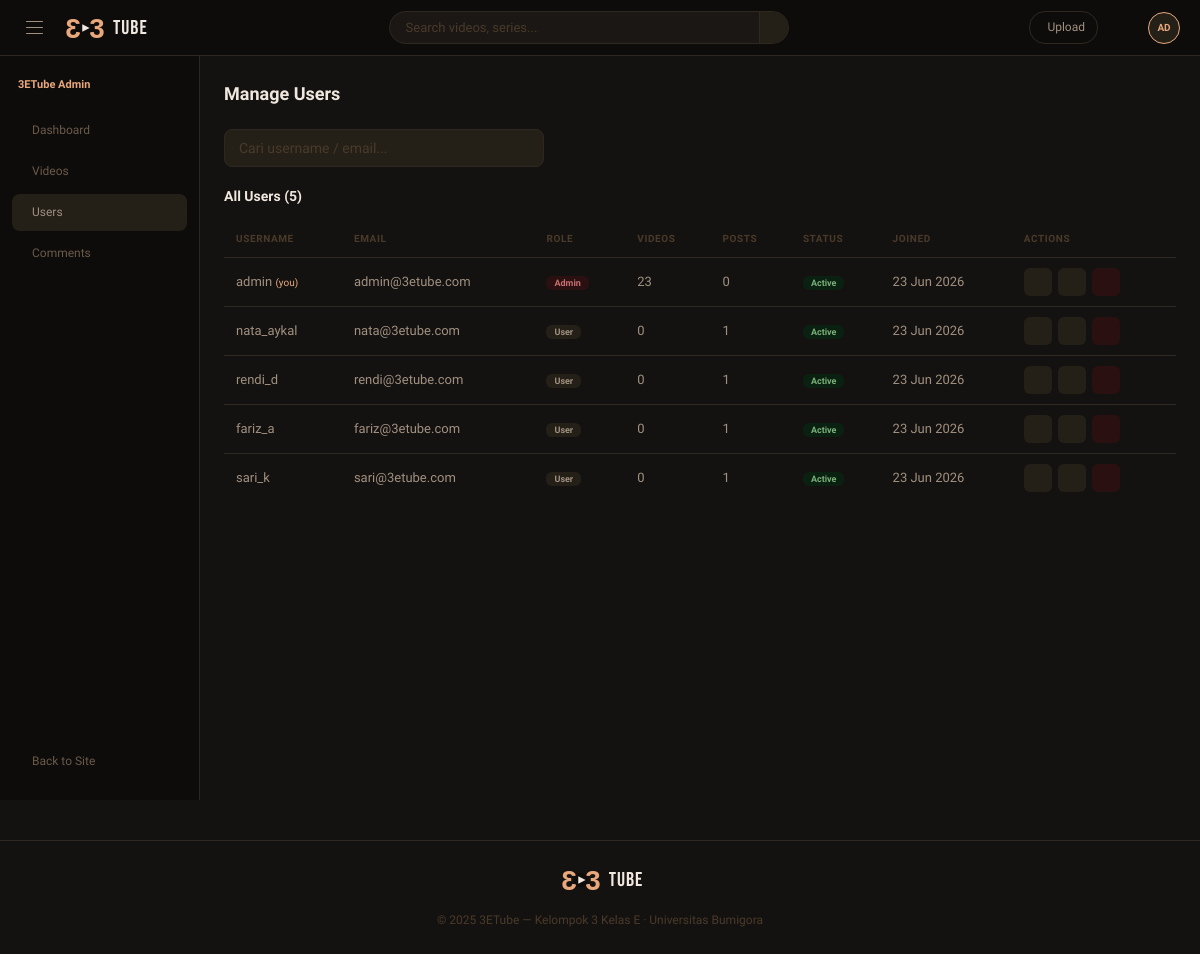
The page /admin/users.php (signed in) on the database its author committed.
### tables this page shows
CREATE TABLE `users` (
  `id`         INT AUTO_INCREMENT PRIMARY KEY,
  `username`   VARCHAR(50)  NOT NULL UNIQUE,
  `email`      VARCHAR(100) NOT NULL UNIQUE,
  `password`   VARCHAR(255) NOT NULL,
  `full_name`  VARCHAR(100) DEFAULT NULL,
  `avatar`     VARCHAR(255) DEFAULT NULL,
  `bio`        TEXT         DEFAULT NULL,
  `role`       ENUM('user','admin') DEFAULT 'user',
  `is_active`  TINYINT(1) DEFAULT 1,
  `created_at` TIMESTAMP DEFAULT CURRENT_TIMESTAMP,
  `updated_at` TIMESTAMP DEFAULT CURRENT_TIMESTAMP ON UPDATE CURRENT_TIMESTAMP
);

### includes/config.php (called while the page is built, shortened)
<?php
function getDB(): PDO {
    static $pdo = null;
    if ($pdo === null) {
        try {
            $dsn = 'mysql:host=' . DB_HOST . ';dbname=' . DB_NAME . ';charset=utf8mb4';
            $pdo = new PDO($dsn, DB_USER, DB_PASS, [
                PDO::ATTR_ERRMODE            => PDO::ERRMODE_EXCEPTION,
                PDO::ATTR_DEFAULT_FETCH_MODE => PDO::FETCH_ASSOC,
                PDO::ATTR_EMULATE_PREPARES   => false,
            ]);
        } catch (PDOException $e) {
            die('<div style="font-family:sans-serif;padding:40px;color:#c00"><h2>Database connection failed</h2><p>' . htmlspecialchars($e->getMessage()) . '</p><p>Pastikan database <b>3etube</b> sudah dibuat dan diimport di phpMyAdmin.</p></div>');
        }
    }
    return $pdo;
}
function isLoggedIn(): bool {
    return isset($_SESSION['user_id']);
}
function currentUser(): ?array {
    static $user = null;
    if ($user === null) {
        $db   = getDB();
        $stmt = $db->prepare('SELECT * FROM users WHERE id = ?');
        $stmt->execute([$_SESSION['user_id']]);
        $user = $stmt->fetch() ?: null;
    }
    return $user;
}
function e(?string $s): string {
    return htmlspecialchars($s ?? '', ENT_QUOTES, 'UTF-8');
}

### admin/users.php (the view, shortened to what this page needs)
<?php
require_once '../includes/config.php';
$db = getDB();
$search = trim($_GET['q'] ?? '');
$sql = "SELECT u.*,
        (SELECT COUNT(*) FROM videos WHERE uploaded_by=u.id) AS video_count,
        (SELECT COUNT(*) FROM posts WHERE user_id=u.id) AS post_count
        FROM users u";
$params = [];
$sql .= " ORDER BY u.created_at DESC";
$stmt = $db->prepare($sql);
$stmt->execute($params);
$users = $stmt->fetchAll();
require_once '../includes/header.php';
?>
<div class="admin-layout">
  <?php include '_sidebar.php'; ?>
  <div class="admin-content">
    <div class="admin-title">Manage Users</div>
    <form method="GET" style="margin-bottom:18px;max-width:320px">
      <input class="form-input" type="text" name="q" placeholder="Cari username / email..." value="<?= e($search) ?>"/>
    </form>
    <div class="add-row"><h3>All Users (<?= count($users) ?>)</h3></div>
    <table class="data-table">
      <thead><tr><th>Username</th><th>Email</th><th>Role</th><th>Videos</th><th>Posts</th><th>Status</th><th>Joined</th><th>Actions</th></tr></thead>
      <tbody>
      <?php foreach ($users as $u): ?>
        <tr>
          <td><?= e($u['username']) ?><?= $u['id']==$_SESSION['user_id']?' <span style="color:var(--accent);font-size:10px">(you)</span>':'' ?></td>
          <td><?= e($u['email']) ?></td>
          <td><?= $u['role']==='admin' ? '<span class="role-admin">Admin</span>' : '<span class="role-user">User</span>' ?></td>
          <td><?= $u['video_count'] ?></td>
          <td><?= $u['post_count'] ?></td>
          <td><?= $u['is_active'] ? '<span class="status-live">Active</span>' : '<span class="status-banned">Inactive</span>' ?></td>
          <td><?= date('d M Y', strtotime($u['created_at'])) ?></td>
          <td>
            <div class="tbl-acts">
              <?php if ($u['role']==='admin'): ?>
                <a href="users.php?make_user=<?= $u['id'] ?>" title="Jadikan User" onclick="return confirm('Turunkan role jadi User?')"><i class="ti ti-arrow-down"></i></a>
              <?php else: ?>
                <a href="users.php?make_admin=<?= $u['id'] ?>" title="Jadikan Admin" onclick="return confirm('Jadikan Admin?')"><i class="ti ti-arrow-up"></i></a>
              <?php endif; ?>
              <a href="users.php?toggle=<?= $u['id'] ?>" title="<?= $u['is_active']?'Nonaktifkan':'Aktifkan' ?>"><i class="ti ti-<?= $u['is_active']?'ban':'check' ?>"></i></a>
              <a href="users.php?delete=<?= $u['id'] ?>" class="del" title="Delete" onclick="return confirm('Hapus user ini permanen?')"><i class="ti ti-trash"></i></a>
            </div>
          </td>
        </tr>
      <?php endforeach; ?>
      </tbody>
    </table>
  </div>
</div>
<?php require_once '../includes/footer.php'; ?>

### includes/header.php (shortened to what this page needs)
<?php
require_once __DIR__ . '/config.php';
$user = currentUser();
?>
<!DOCTYPE html>
<html lang="id">
<head>
<link rel="stylesheet" href="<?= BASE_URL ?>/css/main.css"/>
<link rel="stylesheet" href="https://cdn.jsdelivr.net/npm/@tabler/icons-webfont@3.19.0/dist/tabler-icons.min.css"/>
</head>
<body>
<nav class="navbar" id="navbar">
  <div class="nav-left">
    <button class="hamburger" id="sidebarToggle" aria-label="Toggle category menu">
      <span></span><span></span><span></span>
    </button>
    <a href="<?= BASE_URL ?>/index.php" class="logo-link">
      <svg class="logo-svg" viewBox="0 0 52 32" fill="none" xmlns="http://www.w3.org/2000/svg" aria-label="3ETube logo">
        <text x="13" y="27" font-family="Arial Black,Arial" font-weight="900" font-size="30"
              fill="#e8a87c" text-anchor="middle" transform="matrix(-1,0,0,1,26,0)">3</text>
        <text x="39" y="27" font-family="Arial Black,Arial" font-weight="900" font-size="30"
              fill="#e8a87c" text-anchor="middle">3</text>
      </svg>
      <span class="logo-word">Tube</span>
    </a>
  </div>
  <div class="nav-center">
    <form class="search-wrap" action="<?= BASE_URL ?>/search.php" method="GET">
      <input type="text" name="q" placeholder="Search videos, series..." value="<?= e($_GET['q'] ?? '') ?>"/>
      <button type="submit" class="search-btn" aria-label="Search"><i class="ti ti-search"></i></button>
    </form>
  </div>
  <div class="nav-right">
    <?php if (isLoggedIn()): ?>
      <a href="<?= BASE_URL ?>/upload.php" class="upload-btn"><i class="ti ti-plus"></i> Upload</a>
      <div class="ib notif-wrap" id="notifBtn">
      </div>
      <div class="nav-avatar" id="avatarBtn">
        <?= strtoupper(substr($user['username'], 0, 2)) ?>
      </div>
    <?php else: ?>
      <a href="<?= BASE_URL ?>/login.php"    class="btn-ghost">Sign In</a>
      <a href="<?= BASE_URL ?>/register.php" class="btn-primary">Join Free</a>
    <?php endif; ?>
  </div>
</nav>

### css/main.css (style rules this page uses)
:root { --bg:#141210; --bg2:#1a1714; --bg3:#201d18; --surface:#242018; --border:#2e2820; --accent:#e8a87c; --accent2:#d4956a; --cream:#f0e8df; --muted:#a09080; --dim:#6a5a4a; --dark:#4a3a2a; --danger:#c87070; --success:#7ab07a; --nav-h:56px; --radius:10px; --radius-lg:14px; }
*,*::before,*::after { box-sizing:border-box;margin:0;padding:0 }
html { scroll-behavior:smooth }
body { font-family:'Sora',sans-serif;background:var(--bg);color:var(--cream);min-height:100vh;line-height:1.6 }
a { text-decoration:none;color:inherit }
input,button,select,textarea { font-family:inherit }
button { cursor:pointer }
.navbar { position:sticky;top:0;z-index:100;background:#0e0c0a;height:var(--nav-h);display:flex;align-items:center;padding:0 20px;gap:12px;border-bottom:.5px solid var(--border) }
.nav-left { display:flex;align-items:center;gap:12px;flex-shrink:0 }
.nav-center { flex:1;display:flex;justify-content:center }
.nav-right { display:flex;align-items:center;gap:8px;flex-shrink:0;margin-left:auto }
.hamburger { display:flex;flex-direction:column;gap:4.5px;cursor:pointer;padding:6px;background:none;border:none;border-radius:8px;transition:background .15s }
.hamburger span { display:block;width:17px;height:1.5px;background:var(--muted);border-radius:2px;transition:.2s }
.logo-link { display:flex;align-items:center;gap:4px;cursor:pointer }
.logo-svg { width:48px;height:30px }
.logo-word { font-family:'Bebas Neue',sans-serif;font-size:20px;color:var(--cream);letter-spacing:1px;line-height:1 }
.search-wrap { width:100%;max-width:400px;display:flex;border:.5px solid var(--border);border-radius:22px;overflow:hidden;background:var(--bg2) }
.search-wrap input { flex:1;background:transparent;border:none;outline:none;padding:8px 16px;font-size:13px;color:var(--cream) }
.search-wrap input::placeholder { color:var(--dark) }
.search-btn { background:var(--surface);border:none;border-left:.5px solid var(--border);padding:0 14px;display:flex;align-items:center }
.upload-btn { display:flex;align-items:center;gap:5px;padding:6px 12px;border-radius:16px;border:.5px solid var(--border);color:var(--muted);font-size:12px;font-weight:500;transition:background .15s }
.ib { width:34px;height:34px;border-radius:50%;display:flex;align-items:center;justify-content:center;cursor:pointer;position:relative;transition:background .15s }
.nav-avatar { width:32px;height:32px;border-radius:50%;background:var(--surface);border:1.5px solid var(--accent);display:flex;align-items:center;justify-content:center;font-size:10px;font-weight:700;color:var(--accent);cursor:pointer;position:relative }
.form-input { width:100%;background:var(--surface);border:.5px solid var(--border);border-radius:8px;padding:10px 14px;font-size:14px;color:var(--cream);outline:none;transition:border-color .15s;font-family:inherit }
.form-input::placeholder { color:var(--dark) }
.admin-layout { display:flex;min-height:calc(100vh - var(--nav-h)) }
.admin-content { flex:1;padding:24px;overflow-x:auto }
.admin-title { font-size:18px;font-weight:700;color:var(--cream);margin-bottom:20px }
.data-table { width:100%;border-collapse:collapse;font-size:13px }
.data-table th { padding:10px 12px;text-align:left;font-size:10px;font-weight:700;color:var(--dark);text-transform:uppercase;letter-spacing:.06em;border-bottom:.5px solid var(--border) }
.data-table td { padding:10px 12px;color:var(--muted);border-bottom:.5px solid var(--border);vertical-align:middle }
.data-table tr:last-child td { border-bottom:none }
.status-live { font-size:9px;background:#0a2010;color:var(--success);padding:2px 8px;border-radius:6px;font-weight:700 }
.role-admin { font-size:9px;background:#2a1010;color:var(--danger);padding:2px 8px;border-radius:6px;font-weight:700 }
.role-user { font-size:9px;background:var(--surface);color:var(--muted);padding:2px 8px;border-radius:6px;font-weight:700 }
.tbl-acts { display:flex;gap:6px }
.tbl-acts a,.tbl-acts button { width:28px;height:28px;border-radius:6px;background:var(--surface);display:flex;align-items:center;justify-content:center;border:none }
.tbl-acts .del { background:#2a1010 }
.add-row { display:flex;align-items:center;justify-content:space-between;margin-bottom:14px;flex-wrap:wrap;gap:10px }
.add-row h3 { font-size:14px;font-weight:600;color:var(--cream) }

### rows shown on the page
users: username "AD", username "admin", shows "(you)", email "admin@3etube.com", role "Admin", video_count "23", post_count "0", is_active "Active", created_at "23 Jun 2026"
users: username "nata_aykal", email "nata@3etube.com", role "User", video_count "0", post_count "1", is_active "Active", created_at "23 Jun 2026"
users: username "rendi_d", email "rendi@3etube.com", role "User", video_count "0", post_count "1", is_active "Active", created_at "23 Jun 2026"
users: username "fariz_a", email "fariz@3etube.com", role "User", video_count "0", post_count "1", is_active "Active", created_at "23 Jun 2026"
users: username "sari_k", email "sari@3etube.com", role "User", video_count "0", post_count "1", is_active "Active", created_at "23 Jun 2026"

### other values the page prints
count($users) "5"
